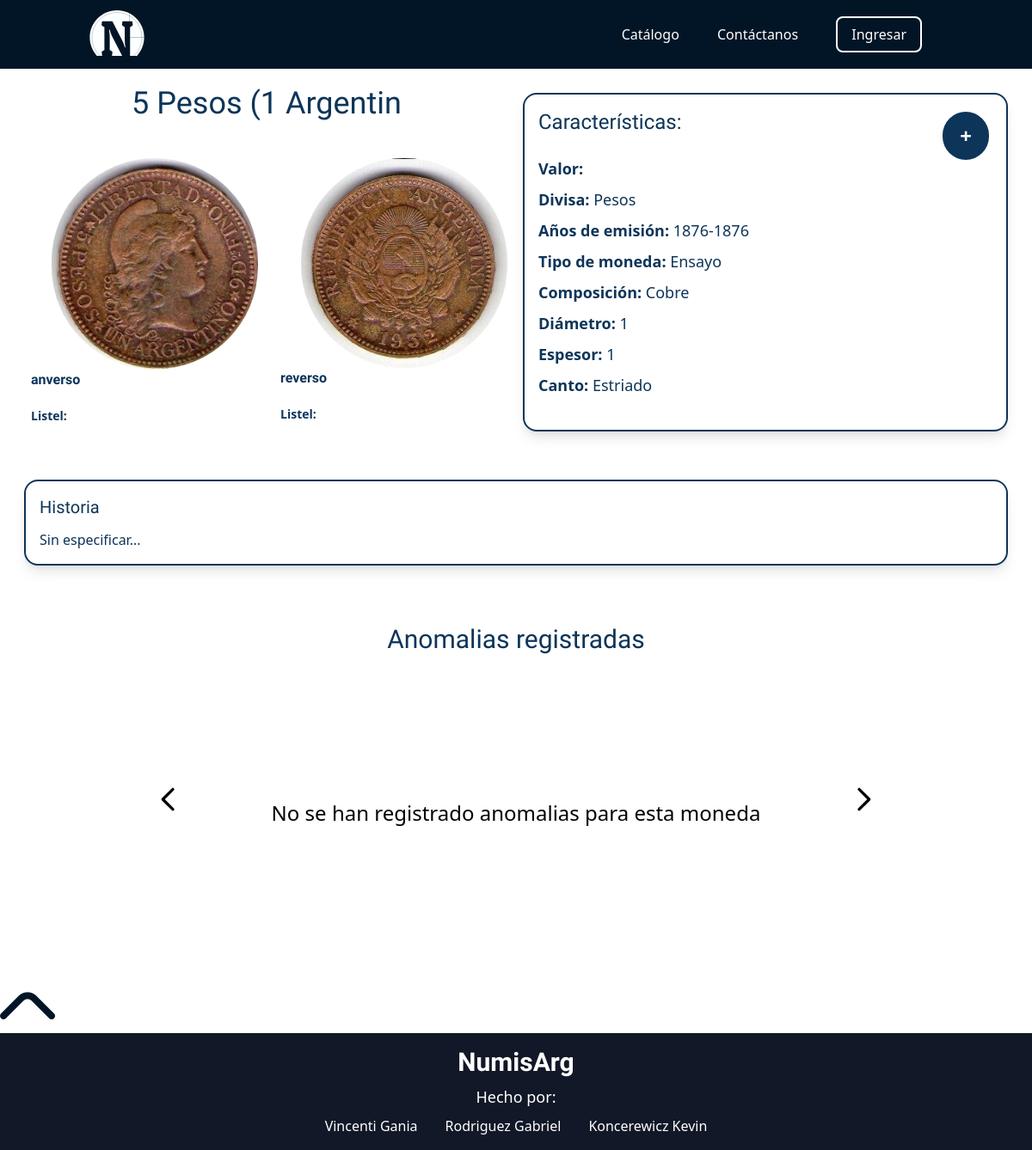
Before: /src/views/coin-catalog/moneda.php?moneda=21 with the older database file.
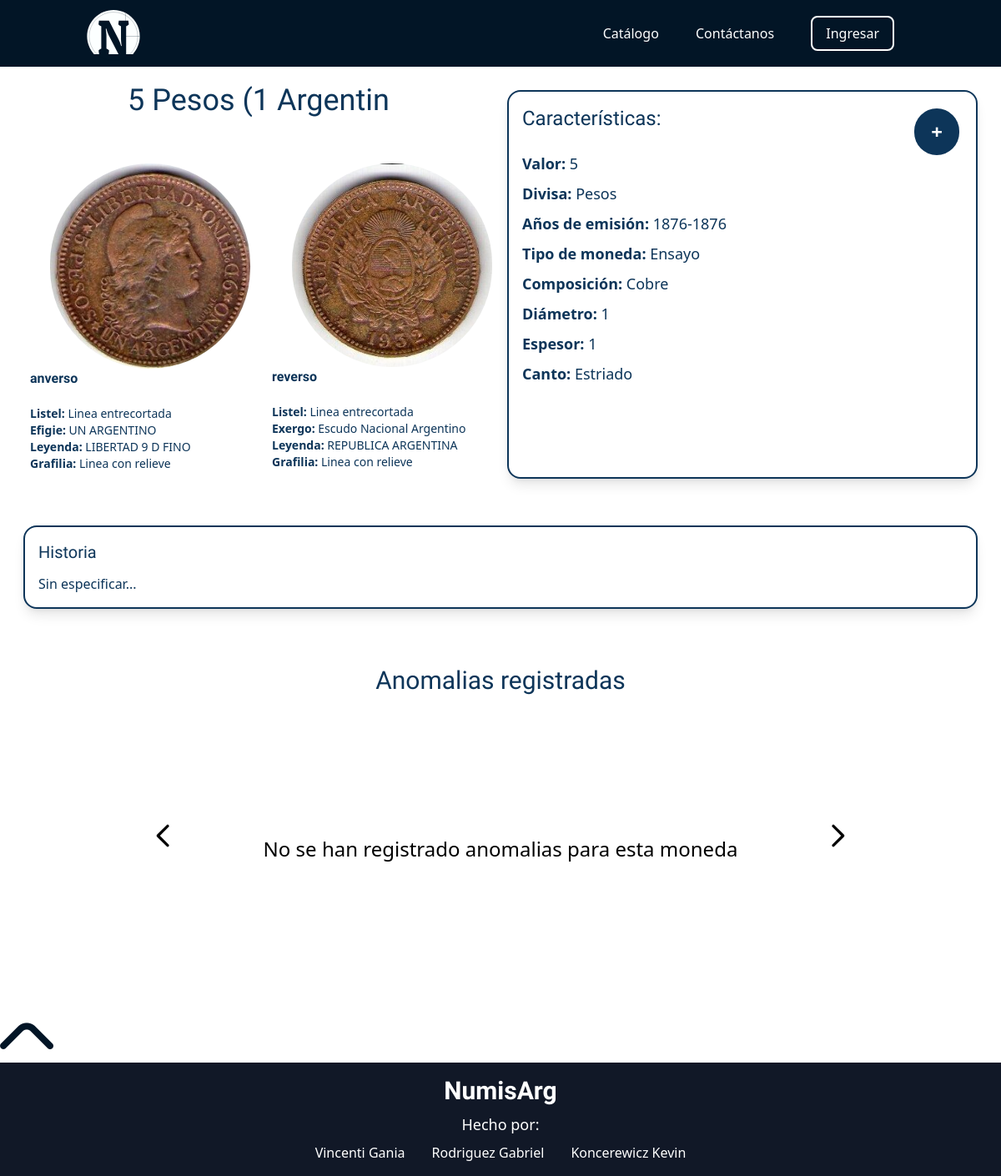
After: the same page with the newer database file.
### tables this page shows
CREATE TABLE `moneda_atributo` (
  `id_moneda_atributo` int(11) NOT NULL,
  `id_moneda` int(11) NOT NULL,
  `id_divisa` int(11) NOT NULL,
  `id_tipo_canto` int(11) NOT NULL,
  `id_tipo_moneda` int(11) NOT NULL,
  `valor_nominal` float NOT NULL,
  `composicion` varchar(100) NOT NULL,
  `diametro` float NOT NULL,
  `espesor` float NOT NULL,
  `historia` longtext NOT NULL,
  `inicio_emision` date NOT NULL,
  `fin_emision` date NOT NULL
);

CREATE TABLE `moneda` (
  `id_moneda` int(11) NOT NULL,
  `nombre` varchar(20) NOT NULL
);

CREATE TABLE `divisa` (
  `id_divisa` int(11) NOT NULL,
  `nombre` varchar(20) NOT NULL
);

CREATE TABLE `tipo_moneda` (
  `id_tipo_moneda` int(11) NOT NULL,
  `tipo_moneda` varchar(30) NOT NULL
);

CREATE TABLE `tipo_canto` (
  `id_tipo_canto` int(11) NOT NULL,
  `tipo` varchar(50) NOT NULL
);

CREATE TABLE `imagen` (
  `id_imagen` int(11) NOT NULL,
  `direccion` varchar(100) NOT NULL
);

### src/views/coin-catalog/consultasmoneda.php (called while the page is built, shortened)
<?php
include '../../inc/conexion.php';
$id= $_GET['moneda'];
    $sql="SELECT moneda.nombre, inicio_emision, fin_emision
    FROM moneda
    INNER JOIN moneda_atributo ON moneda.id_moneda=moneda_atributo.id_moneda
    WHERE moneda.id_moneda='$id'";
    $gral=mysqli_query($conectar,$sql);
    $sql="SELECT divisa.nombre , valor_nominal, tipo_canto.tipo, tipo_moneda, composicion, diametro, espesor, historia
        FROM moneda_atributo
        INNER JOIN divisa ON moneda_atributo.id_divisa=divisa.id_divisa
        INNER JOIN tipo_canto ON moneda_atributo.id_tipo_canto=tipo_canto.id_tipo_canto
        INNER JOIN tipo_moneda ON moneda_atributo.id_tipo_moneda=tipo_moneda.id_tipo_moneda
        WHERE id_moneda='$id'";
    $detalle=mysqli_query($conectar,$sql);
    $sql="SELECT `lado`, `detalles`
        FROM `partes`
        INNER JOIN moneda_atributo ON moneda_atributo.id_moneda_atributo=partes.id_moneda_atributo
        WHERE id_moneda='$id'";
    $lados=mysqli_query($conectar,$sql);
?>

### src/views/coin-catalog/moneda.php (the view, shortened to what this page needs)
<?php
include '../../../header.php';
include 'consultasmoneda.php';
?>
<!DOCTYPE html>
<html lang="es">
<head>
    <link href="https://cdn.jsdelivr.net/npm/tailwindcss@2.2.19/dist/tailwind.min.css" rel="stylesheet">
    <link href="https://cdn.jsdelivr.net/npm/tailwindcss@2.2.19/dist/tailwind.min.css" rel="stylesheet">
    <link rel="stylesheet" href="../../style.css">
</head>
<body>
<?php
if($gral){
    while($general=mysqli_fetch_assoc($gral)){
        if($detalle){
            while($det=mysqli_fetch_assoc($detalle)){
                $nombre= mb_convert_encoding($general['nombre'], "UTF-8", mb_detect_encoding($general['nombre'],"UTF-8, ISO-8859-1, auto"));
                $emisioni= (int) $general['inicio_emision'];
                $emisionf= (int) $general['fin_emision'];
                $valor= $det['valor_nominal'];
                $divisa= mb_convert_encoding($det['nombre'], "UTF-8", mb_detect_encoding($det['nombre'],"UTF-8, ISO-8859-1, auto"));
                $canto= $det['tipo'];
                $tipomoneda= $det['tipo_moneda'];
                $composicion= mb_convert_encoding($det['composicion'], "UTF-8", mb_detect_encoding($det['composicion'],"UTF-8, ISO-8859-1, auto"));
                $diametro= $det['diametro'];
                $espesor= $det['espesor'];
                $historia= mb_convert_encoding($det['historia'], "UTF-8", mb_detect_encoding($det['historia'],"UTF-8, ISO-8859-1, auto"));
                echo'
                <section class="grid grid-cols-4 grid-rows-6 p-5 font-light-blue">
                    <h1 class="col-span-2 h-10 text-center text-4xl ">'.$nombre.'</h1>
                    <span class="inline-block col-start-3 col-span-4 row-span-6 m-2 p-4 border-2 rounded-2xl shadow-lg border-light-blue">
                        <h2 class="text-2xl inline-block mb-5 ">Características:</h2>
                        <button onclick="mostrarguardar()"  class="float-right p-1 px-5 m-1 rounded-full text-white font-bold text-2xl bg-light-blue leading-loose">
                            +
                        </button>
                        <p class="text-lg leading-loose">
                            <b>Valor:</b> '.$valor.'
                            <b><br>Divisa:</b> '.$divisa.'
                            <b><br>Años de emisión:</b> '.$emisioni.'-'.$emisionf.'
                            <b><br>Tipo de moneda:</b> '.$tipomoneda.'
                            <b><br>Composición:</b> '.$composicion.'
                            <b><br>Diámetro:</b> '.$diametro.'
                            <b><br>Espesor:</b> '.$espesor.'
                            <b><br>Canto:</b> '.$canto.'
                        </p>
                    </span>';
                    if($lados){
                        while($lado=mysqli_fetch_assoc($lados)){
                            $nombrelado=$lado['lado'];
                            $detalles= mb_convert_encoding($lado['detalles'], "UTF-8", mb_detect_encoding($lado['detalles'],"UTF-8, ISO-8859-1, auto"));
                            $secciones = explode("-", $detalles);
                            $seccionescant = count($secciones);
                            $tiposanverso = array("Listel", "Efigie", "Leyenda", "Grafilia");
                            $tiposreverso = array("Listel", "Exergo", "Leyenda", "Grafilia");
                            $sql="SELECT  direccion
                                FROM imagen
                                INNER JOIN partes ON partes.id_imagen=imagen.id_imagen
                                INNER JOIN moneda_atributo ON partes.id_moneda_atributo=moneda_atributo.id_moneda_atributo
                                WHERE id_moneda='$id'
                                AND lado='$nombrelado'";
                            $img=mysqli_query($conectar,$sql);
                            $imagen=mysqli_fetch_assoc($img);
                            if(isset($imagen['direccion'])){
                                $imagenlado= mb_convert_encoding($imagen['direccion'], "UTF-8", mb_detect_encoding($imagen['direccion'],"UTF-8, ISO-8859-1, auto"));
                            }else{
                            $imagenlado='../../assets/icon/usd-circle.svg';
                            }
                            if($nombrelado == 'anverso'){
                                $tipos = $tiposanverso;
                            }else{
                                $tipos = $tiposreverso;
                            }
                            $tiposcant = count($tipos);
                            if($tiposcant <= $seccionescant){
                                $contar = $tiposcant;
                            }
                            if($tiposcant > $seccionescant){
                                $contar = $seccionescant;
                            }
                            echo '
                            <div class="inline-block  row-span-6 p-4 ">
                                <img src="'.$imagenlado.'" class="w-60 mx-6 rounded-full">
                                <h3 class="font-semibold">'.$nombrelado.'</h3>
                                <p class="text-sm">';
                                for($n=0;$n<$contar;$n++){
                                    echo "<br><b>";
                                    echo $tipos[$n];
                                    echo ": </b>";
                                    echo $secciones[$n];
                                }
                                echo'</p>
                            </div>
                            ';
                        }
                    }
                    echo'
                </section>
                <section  class="border-2 rounded-2xl shadow-lg m-7 p-4  border-light-blue font-light-blue">
                    <h2 class="mb-3 text-xl">Historia</h2>
                    <p class="break-words">
                    '.$historia.'
                    </p>
                </section>
                ';
            }
        }
    }
}
        ?>
<div class="relative py-10 pb-20">
    <h1 class="text-center text-3xl mb-10 font-light-blue">Anomalias registradas</h1>
    <div class="relative  rounded-xl sm:h-64 xl:h-80 4xl:h-96">
        <div class="carousel-inner">
            <?php
            echo '<p class="text-2xl p-20 py-32 text-center">No se han registrado anomalias para esta moneda</p>';
            ?>
        </div>
        <button type="button" class="flex absolute top-0 left-0 z-30 justify-center items-center pl-44 h-full cursor-pointer group focus:outline-none" data-carousel-prev>
        <span class="inline-flex justify-center items-center w-10 h-10 rounded-full sm:w-10 sm:h-10 bg-white/30 group-focus:ring-4 group-focus:ring-white group-focus:outline-none">
            <svg class="w-10 h-10 text-black sm:w-10 sm:h-10" fill="none" stroke="currentColor" viewBox="0 0 24 24" xmlns="http://www.w3.org/2000/svg"><path stroke-linecap="round" stroke-linejoin="round" stroke-width="2" d="M15 19l-7-7 7-7"></path></svg>
        </span>
        </button>
        <button type="button" class="flex absolute top-0 right-0 z-30 justify-center items-center pr-44 h-full cursor-pointer group focus:outline-none" data-carousel-next>
        <span class="inline-flex justify-center items-center w-10 h-10 rounded-full sm:w-10 sm:h-10 bg-white/30 group-focus:ring-4 group-focus:ring-white group-focus:outline-none">
            <svg class="w-10 h-10 text-black sm:w-10 sm:h-10" fill="none" stroke="currentColor" viewBox="0 0 24 24" xmlns="http://www.w3.org/2000/svg"><path stroke-linecap="round" stroke-linejoin="round" stroke-width="2" d="M9 5l7 7-7 7"></path></svg>
        </span>
        </button>
    </div>
</div>
</body>
</html>

### header.php (shortened to what this page needs)
<!DOCTYPE html>
<html lang="es">
<head>
    <link href="https://cdn.jsdelivr.net/npm/tailwindcss@2.2.19/dist/tailwind.min.css" rel="stylesheet">
</head>
<body>
<?php
if(isset($_SESSION['id_usuario'])){
    $usuario=$_SESSION['id_usuario'];
    ECHO '<header class="flex items-center bg-dark-blue h-20 overflow-visible">
        <div class="container mx-auto flex flex-nowrap justify-between items-center">
            <a href="/numisarg/index.php"><img src="/numisarg/LOGO NUMISARG.svg" alt="logo" class="w-16 h-16 mt-2 ml-4"></a>
            <nav class="flex flex-row space-x-10 px-10 pt-5">
                <a href="/numisarg/src/views/coin-catalog/catalogo.php" class="text-white">Catálogo</a>
                <a href="/numisarg/src/views/contact/contacto.php" class="text-white">Contáctanos</a>
                <div class="flex flex-col relative bottom-2">
                    <a href="/numisarg/src/views/user-profile/main.php" class="border-2 border-white text-white px-4 py-2 rounded-lg" id="desplegable">Usuario</a>
                    <a href="/numisarg/src/php/delsession.php" class=" hidden absolute top-9 border-2 bg-dark-blue border-white text-white px-4 py-2 rounded-b-lg" id="menu">Cerrar sesion</a>
                </div>
            </nav>
        </div>
    </header>';
}else{
    echo '<header class="flex items-center bg-dark-blue h-20">
        <div class="container mx-auto flex justify-between items-center">
            <a href="/numisarg/index.php"><img src="/numisarg/LOGO NUMISARG.svg" alt="logo" class="w-16 h-16 mt-2 ml-4"></a>
            <nav class="space-x-10 px-10">
                <a href="/numisarg/src/views/coin-catalog/catalogo.php" class="text-white">Catálogo</a>
                <a href="/numisarg/src/views/contact/contacto.php" class="text-white">Contáctanos</a>
                <a href="/numisarg/src/views/login" class="border-2 border-white text-white px-4 py-2 rounded-lg">Ingresar</a>
            </nav>
        </div>
    </header>';
}
 ?>
</body>
</html>

### src/style.css (style rules this page uses)
.bg-dark-blue { background-color: #021526; }
.bg-light-blue { background-color: #0D3559; }
body { font-family: 'Radio Canada', sans-serif; }
h1, h2 { font-family: 'Patua One', cursive; }
html { scrollbar-width: none; }

### header.php (style rules this page uses)
.bg-dark-blue { background-color: #021526; }
.bg-light-blue { background-color: #0D3559; }
.border-light-blue { border-color: #0D3559; }
.font-light-blue { color: #0D3559; }
body { font-family: 'Radio Canada', sans-serif; }
h1, h2, h3, h4 { font-family: 'Patua One', cursive; }

Changed rows visible on the page:
changed moneda_atributo "Cobre": valor_nominal (not shown) → "5"
Other visible differences:
list line gone: "Listel :"
new list line: "Listel : Linea entrecortada Efigie : UN ARGENTINO Leyenda : LIBERTAD 9 D FINO Grafilia : Linea con relieve"
new list line: "Listel : Linea entrecortada Exergo : Escudo Nacional Argentino Leyenda : REPUBLICA ARGENTINA Grafilia : Linea con relieve"
